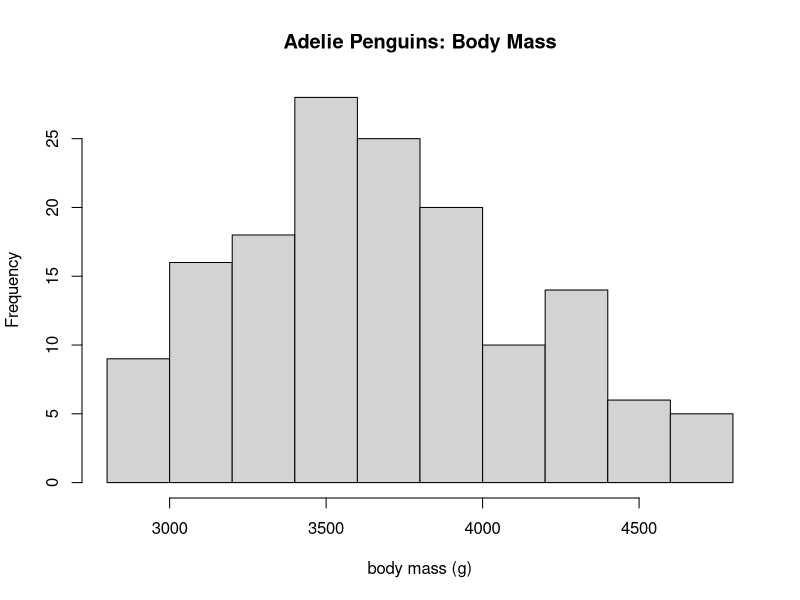
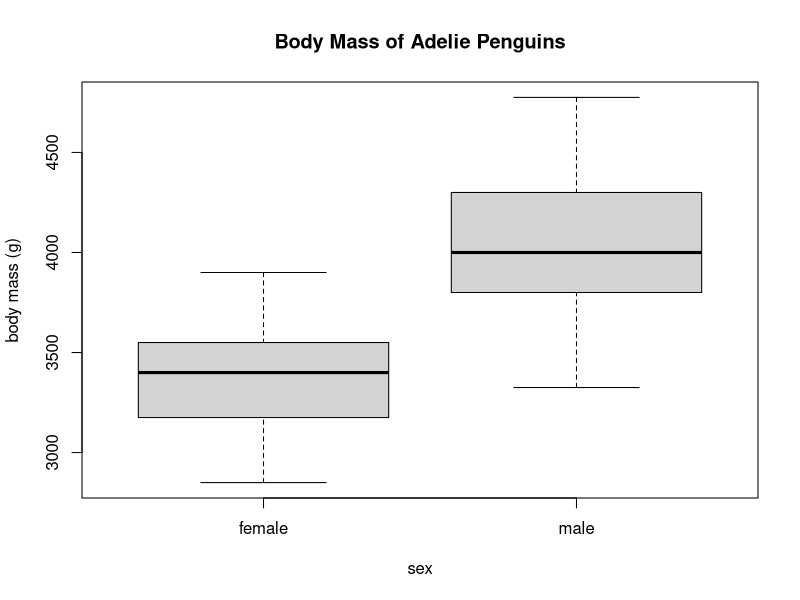

Reproduce these figures in R, in order.
require(palmerpenguins)
dat_ade = droplevels(subset(penguins, species == "Adelie"))
hist(dat_ade$body_mass_g, main = "Adelie Penguins: Body Mass", xlab = "body mass (g)")
boxplot(dat_ade$body_mass_g ~ dat_ade$sex, main = "Body Mass of Adelie Penguins", xlab = "sex", ylab = "body mass (g)")
sex_f = droplevels(subset(dat_ade, sex == "female"))
sex_m = droplevels(subset(dat_ade, sex == "male"))
t.test(sex_f$body_mass_g, mu = 0)
t.test(sex_m$body_mass_g, alternative = "greater", mu = 4000)
t.test(sex_m$body_mass_g, alternative = "less", sex_f$body_mass_g)
